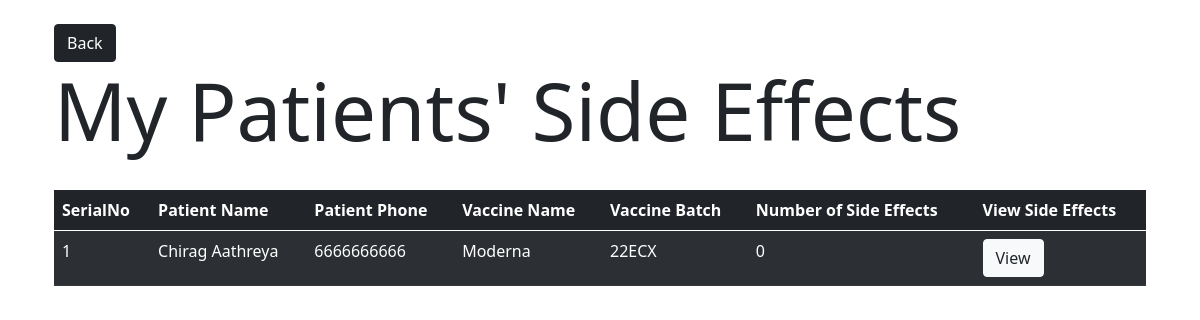
The page /doctor/side_effects (signed in) on the database its author committed.
### CovaxinatorAPI/models.py (models this page shows, shortened)
class Patient(db.Model):
	id = db.Column(db.Integer, primary_key=True)
	name = db.Column(db.String)
	phone = db.Column(db.String) #also used as username
	password = db.Column(db.String) #also used as password
	location = db.relationship('Location', secondary=patient_location_association, backref=db.backref('patients', lazy='dynamic'))
	aadhar = db.Column(db.String)
	address = db.Column(db.String)
	is_alive = db.Column(db.String)
	is_vaccinated = db.Column(db.Boolean, default=False)
	doctor_id = db.Column(db.Integer, db.ForeignKey('doctor.id'))
	vaccine_batch_id = db.Column(db.Integer, db.ForeignKey('vaccine_batch.id'))
	side_effects = db.relationship('SideEffects', backref='patient')
	followup_chat_id = db.Column(db.Integer, db.ForeignKey('follow_up_chat_data.id'))

class VaccineBatch(db.Model):
	id = db.Column(db.Integer, primary_key=True)
	vaccine_name = db.Column(db.String)
	batch_id = db.Column(db.String)
	doctor_id = db.Column(db.Integer, db.ForeignKey('doctor.id'))
	patients = db.relationship('Patient', backref='vaccine_batch')
	vaccine_count = db.Column(db.Integer)

### CovaxinatorAPI/doctor/routes.py (the view)
@doctor.route('/side_effects')
def get_patient_side_effects():
	doc_id = session.get('logged_in_doctor')
	if(not doc_id): return redirect(url_for('doctor.doctor_login'))
	doctor = Doctor.query.filter_by(id=doc_id).first()
	my_patients = doctor.patients
	side_effects = {}
	for patient in my_patients:
		side_effects[patient.phone] = [
			{
				'symptoms': se.symptoms,
				'description': se.description,
			} for se in patient.side_effects
		]
	print(side_effects)
	return render_template('doctor/side_effects.html', title="Side Effects", patients=my_patients, side_effects=side_effects, json=json)

### CovaxinatorAPI/templates/doctor/side_effects.html (shortened to what this page needs)
{% extends 'layout.html' %}
{% block content %}
<div class="container p-4">
	<button class="btn btn-dark" onclick="window.history.back()"> Back </button>
	<h1 class="display-1">My Patients' Side Effects</h1>
	<br>
	<table class="table table-striped table-dark" id="tbl">
		<thead>
			<tr>
			<th scope="col">SerialNo</th>
			<th scope="col">Patient Name</th>
			<th scope="col">Patient Phone</th>
			<th scope="col">Vaccine Name</th>
			<th scope="col">Vaccine Batch</th>
			<th scope="col">Number of Side Effects</th>
			<th scope="col">View Side Effects</th>
			</tr>
		</thead>
		<tbody id='tbl'>
			{% for e in patients %}
			<tr data-phone="{{e.name}}">
			<td>{{loop.index}}</td>
				<td>{{e.name}}</td>
				<td>{{e.phone}}</td>
				<td>{{e.vaccine_batch.vaccine_name}}</td>
				<td>{{e.vaccine_batch.batch_id}}</td>
				<td class='phn'>{{e.side_effects|length}}</td>
				<td><button class="btn btn-light text-dark" data-toggle="modal" data-target="#SideEffectModal" onclick=view({{e.phone}})>View</button></td>
			</tr>
			{% endfor %}
		</tbody>
	</table>
</div>
{% endblock content %}

### rows shown on the page
Patient: name "Chirag Aathreya", phone "6666666666", vaccine_batch.vaccine_name "Moderna", vaccine_batch.batch_id "22ECX", side_effects|length "0"
